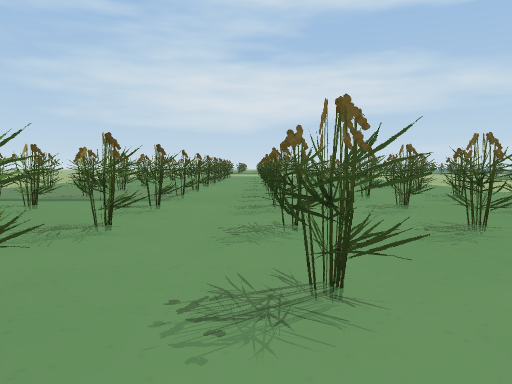
[1] (above)

24 first-person views from a walk through a Unity game level. The camera is 0.57 m above the floor, tilts 4° down and sees 70° across. The floor is counted in squares, 1 m on a side. Each view is taken from the middle of a square. On the plan, view 1 faces up. The plan holds only what a view shows up to about 10 squares ahead; the rest is blank. The place goes on beyond the plan.

[2]
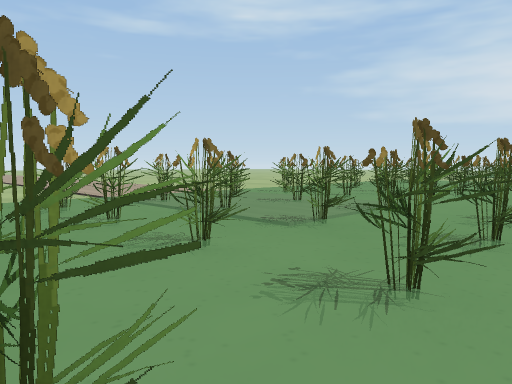

[3]
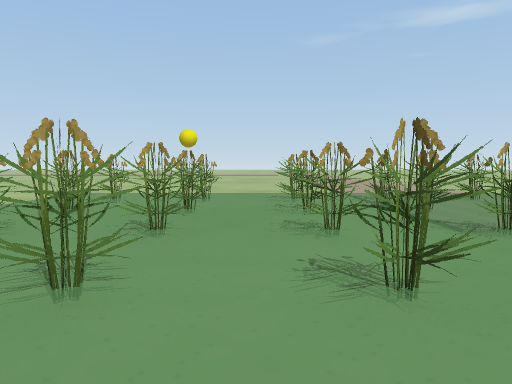

[4]
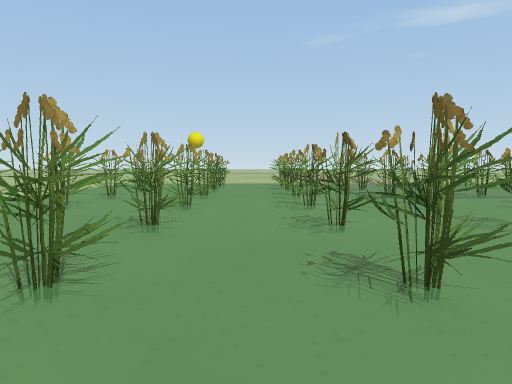

[5]
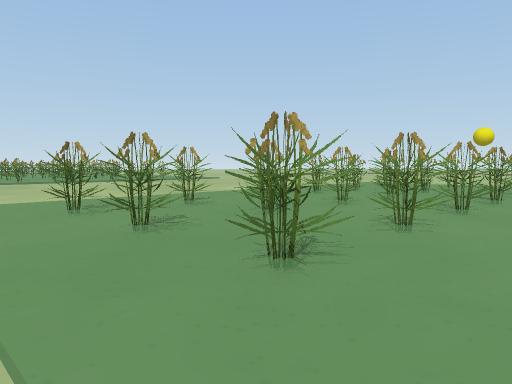

[6]
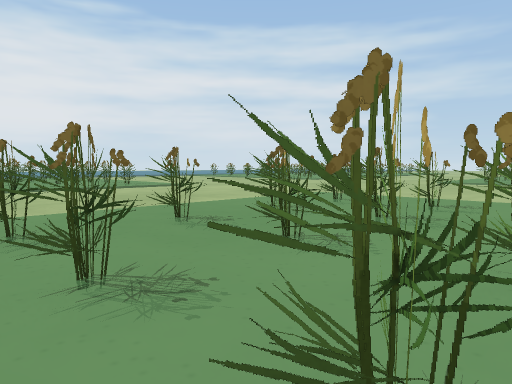

[7]
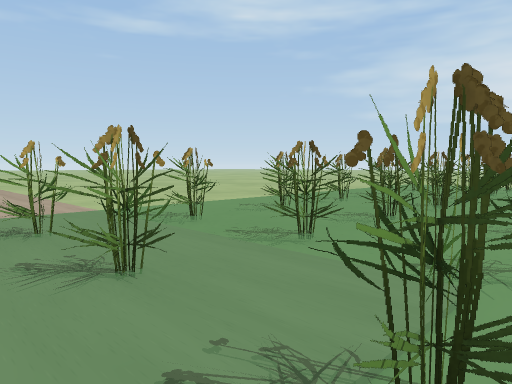

[8]
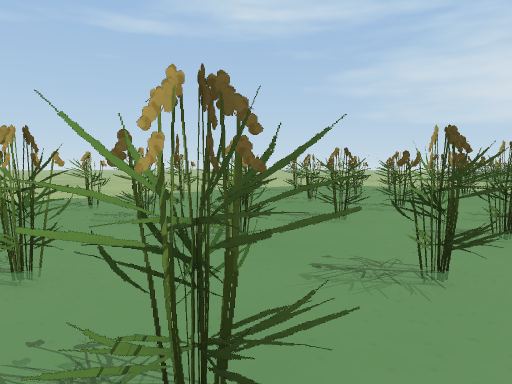

[9]
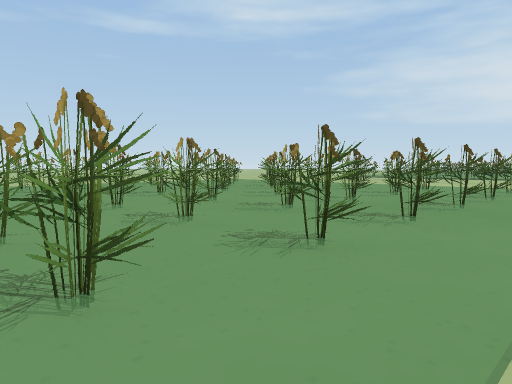

[10]
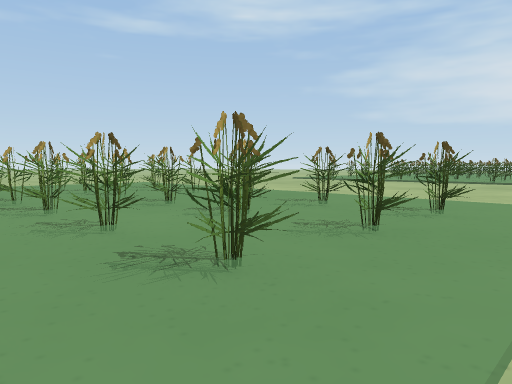

[11]
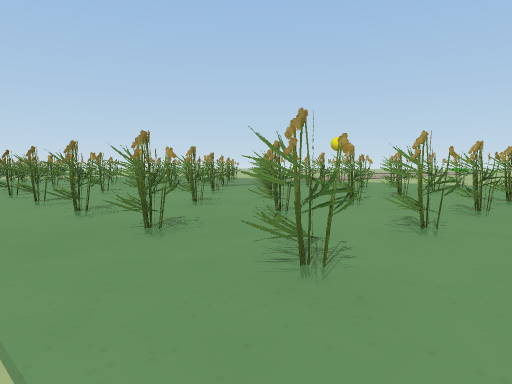

[12]
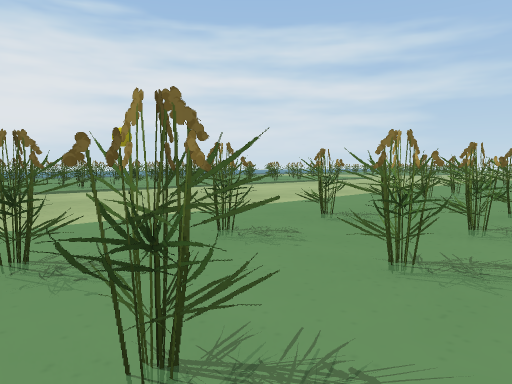

[13]
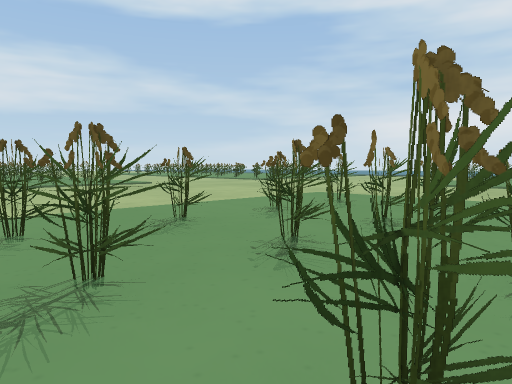

[14]
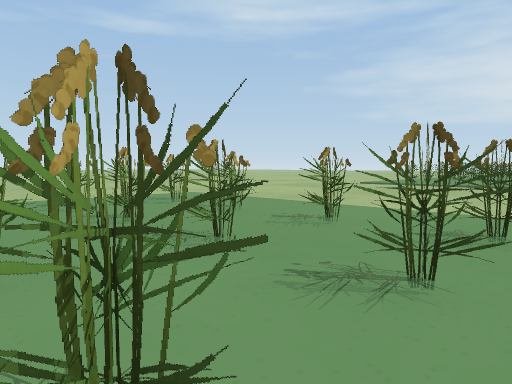

[15]
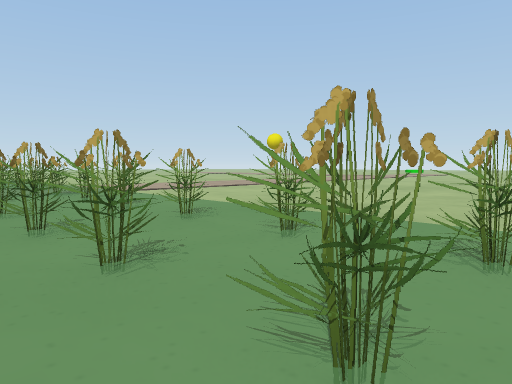

[16]
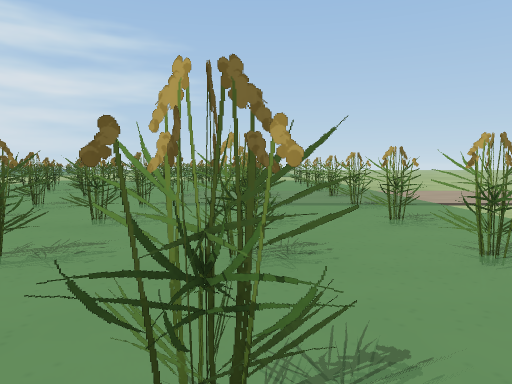

[17]
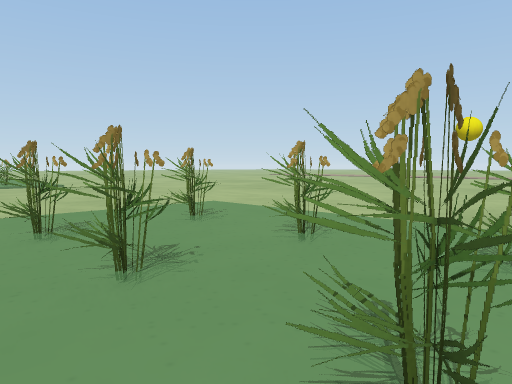

[18]
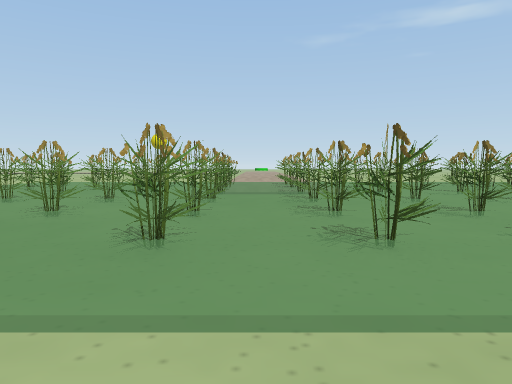

[19]
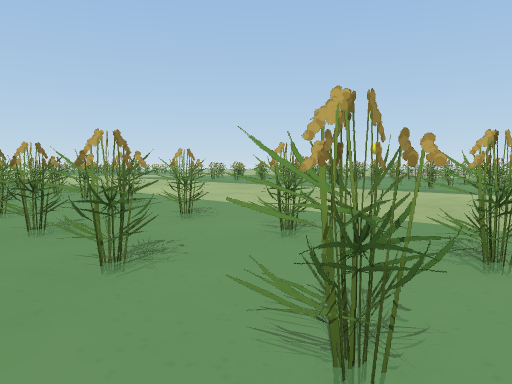

[20]
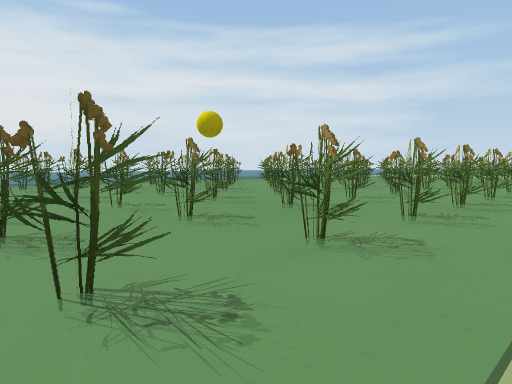

[21]
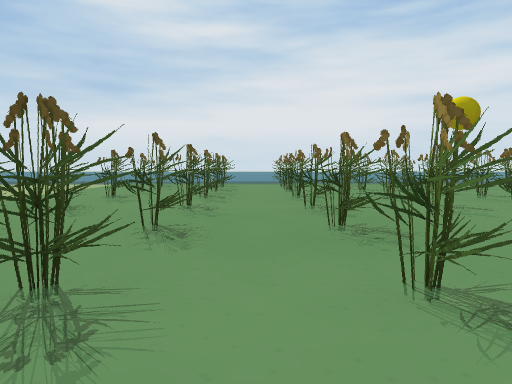

[22]
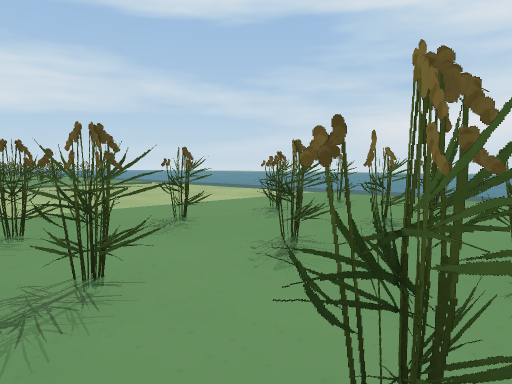

[23]
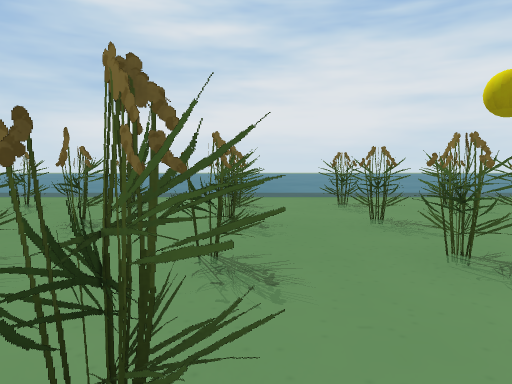

[24]
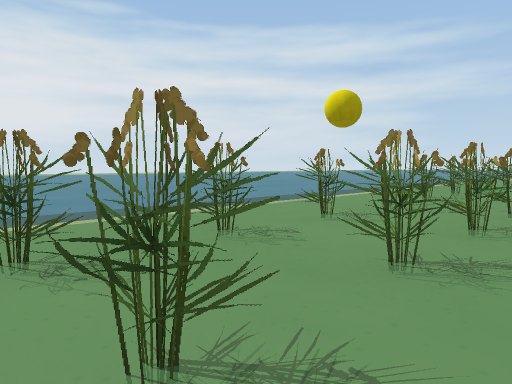

### Floor plan
Key: @ floor where view 1 was taken; # wall or solid block; . main floor; : floor 0.05 m higher than the main floor; + floor 0.1 m higher than the main floor; / step, stairs or slope.
Columns run from 7 left of view 1 to 25 right of it. Each row starts with its distance up from view 1.
 24      ......            ..
 23    ........            ....
 22   ..........          ......
 21  ............         .......
 20 ..............        .......+++
 19 .////////////..       ///////+++
 18 ./:##:##:##:/... /:##:##:##:/+++
 17 ./###:##:###/..../###:##:###/+++
 16 ./###:##:###/..../###:##:###/++++
 15 ./::::::::::/..../::::::::::/++++
 14 ./###:##:###/..../###:##:###/++++
 13 ./###:##:###/..../###:##:###/++++
 12 ./::::::::::/..../::::::::::/++++
 11 ./###:##:##//..../###:##:##//+++
 10 ./###:##:##:/..../###:# :##:/+++
  9 ./###:##:###/.  ./###:#  ###/++
  8 ::###:##:###/.   /###:    ##/++
  7 ::::::::::::/.    :::     ::
  6 :/###:##:###/..    #      #
  5 ./###:##:###/..../##
  4 ./::::::::::/..../:
  3 ./###:##:##//..../
  2 ./###:##:##:/....
  1 ./###:##:/:#/...
  0 .//////@/////

Where each view was taken, in squares from view 1:
view 1: 0 up, 0 right, facing up
view 2: 3 up, 1 right, facing up-left
view 3: 4 up, 2 right, facing left
view 4: 4 up, 5 right, facing left
view 5: 6 up, 5 right, facing down-left
view 6: 7 up, 0 right, facing down-right
view 7: 7 up, 1 left, facing up-left
view 8: 9 up, 1 right, facing up-left
view 9: 9 up, 5 right, facing up-left
view 10: 13 up, 5 right, facing up-left
view 11: 17 up, 5 right, facing down-left
view 12: 18 up, 1 right, facing down-right
view 13: 14 up, 2 left, facing up-right
view 14: 14 up, 1 right, facing up-left
view 15: 18 up, 2 left, facing down-left
view 16: 15 up, 3 left, facing down
view 17: 5 up, 2 left, facing down-left
view 18: 7 up, 6 right, facing left
view 19: 18 up, 14 right, facing down-left
view 20: 18 up, 10 right, facing down-right
view 21: 15 up, 10 right, facing right
view 22: 14 up, 14 right, facing up-right
view 23: 14 up, 14 right, facing right
view 24: 18 up, 17 right, facing down-right
